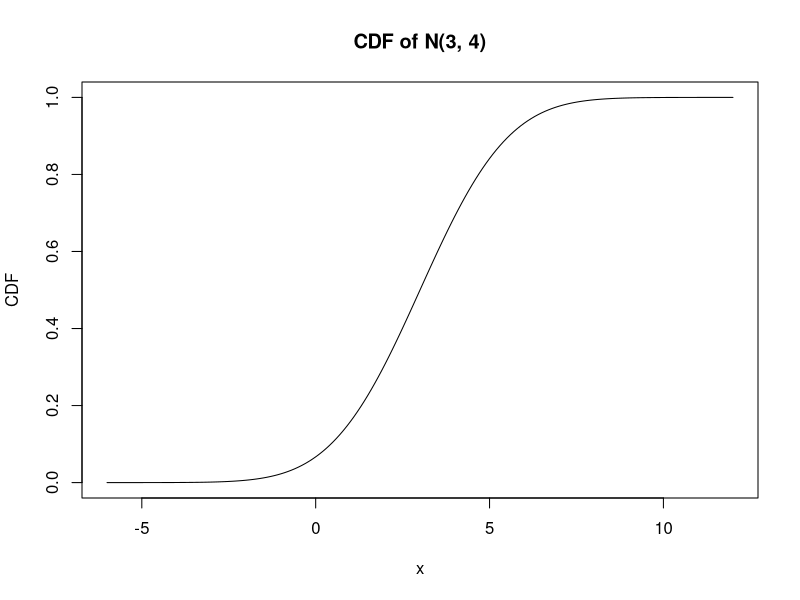

Source code (R):
A <- 1:4 # 1부터 4까지 정수벡터를 A에 저장
B <- c(3,5,7,9) # 벡터 (3,5,7,9) 를 B에 저장
C <- rep(2, 4) # 2를 4번 반복한 수(벡터)를 C에 저장
x <- data.frame(A, B, C) # A,B,C 세개의 벡터를 열로하는 데이터프레임을 생성

dim(x) # x의 차원(행 및 열의 수)

print(x)

x <- seq(-6, 12, by=0.1) # -6부터 12까지 0.1씩 증가하는 수열을 생성
y <- pnorm(x, mean=3, sd=2) # x값에 대하여 N(3, 4)의 누적분포함수값을 벡터 y로 저장
plot(x, y, type="l", ylab="CDF", main="CDF of N(3, 4)")